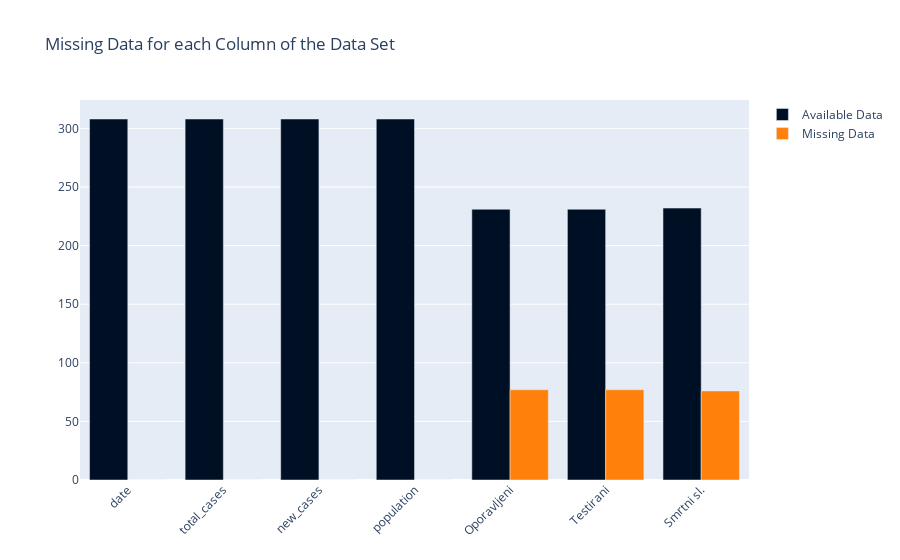

Here is the notebook cell this chart was saved with:
### Code cell
fig = go.Figure()

fig.add_trace(go.Bar(x = missingData["Column Name"], y = missingData["Available Data"],
                     marker_color = "#001024", name = "Available Data"))
fig.add_trace(go.Bar(x = missingData["Column Name"], y = missingData["Missing Data"],
                     marker_color = "#FF800B", name = "Missing Data"))

fig.update_layout(barmode='group', xaxis_tickangle=-45, title = "Missing Data for each Column of the Data Set", hovermode="x unified")
fig.show()

### Figure 1 — Plotly figure (JSON) as saved in the notebook; plotly's stock layout.template omitted (floating-point values rounded to 4 significant figures)
{"data": [{"marker": {"color": "#001024"}, "name": "Available Data", "type": "bar", "x": ["date", "total_cases", "new_cases", "population", "Oporavljeni", "Testirani", "Smrtni sl."], "y": [308, 308, 308, 308, 231, 231, 232]}, {"marker": {"color": "#FF800B"}, "name": "Missing Data", "type": "bar", "x": ["date", "total_cases", "new_cases", "population", "Oporavljeni", "Testirani", "Smrtni sl."], "y": [0, 0, 0, 0, 77, 77, 76]}], "layout": {"barmode": "group", "hovermode": "x unified", "title": {"text": "Missing Data for each Column of the Data Set"}, "xaxis": {"tickangle": -45}}}
